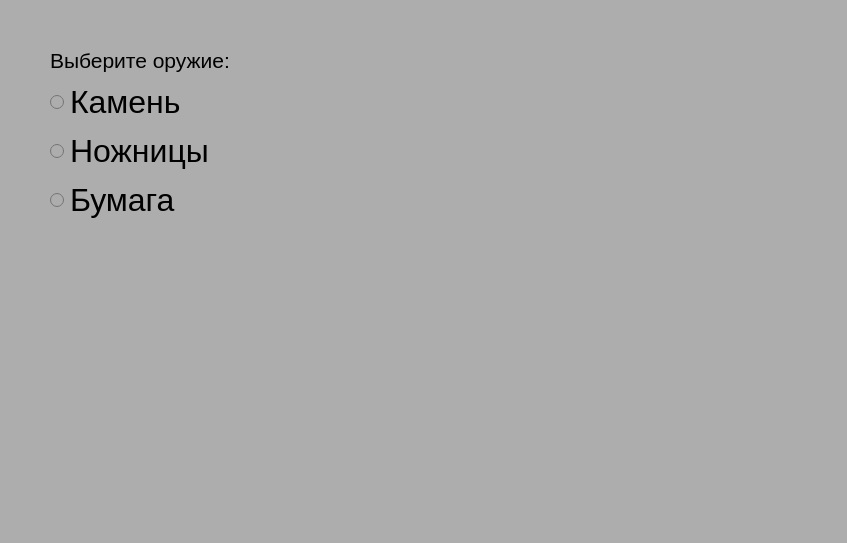
<?xml version="1.0" encoding="UTF-8"?>
<ui version="4.0">
 <class>MainWindow</class>
 <widget class="QMainWindow" name="MainWindow">
  <property name="geometry">
   <rect>
    <x>0</x>
    <y>0</y>
    <width>847</width>
    <height>543</height>
   </rect>
  </property>
  <property name="windowTitle">
   <string>MainWindow</string>
  </property>
  <property name="styleSheet">
   <string notr="true">background-color: rgb(173, 173, 173);</string>
  </property>
  <widget class="QWidget" name="centralwidget">
   <widget class="QWidget" name="verticalLayoutWidget">
    <property name="geometry">
     <rect>
      <x>50</x>
      <y>80</y>
      <width>163</width>
      <height>143</height>
     </rect>
    </property>
    <layout class="QVBoxLayout" name="verticalLayout">
     <item>
      <widget class="QRadioButton" name="radioButtonRock">
       <property name="font">
        <font>
         <pointsize>24</pointsize>
        </font>
       </property>
       <property name="text">
        <string>Камень</string>
       </property>
      </widget>
     </item>
     <item>
      <widget class="QRadioButton" name="radioButtonScissors">
       <property name="font">
        <font>
         <pointsize>24</pointsize>
        </font>
       </property>
       <property name="text">
        <string>Ножницы</string>
       </property>
      </widget>
     </item>
     <item>
      <widget class="QRadioButton" name="radioButtonPaper">
       <property name="font">
        <font>
         <pointsize>24</pointsize>
        </font>
       </property>
       <property name="text">
        <string>Бумага</string>
       </property>
      </widget>
     </item>
    </layout>
   </widget>
   <widget class="QLabel" name="label">
    <property name="geometry">
     <rect>
      <x>50</x>
      <y>40</y>
      <width>191</width>
      <height>41</height>
     </rect>
    </property>
    <property name="font">
     <font>
      <pointsize>16</pointsize>
     </font>
    </property>
    <property name="text">
     <string>Выберите оружие:</string>
    </property>
   </widget>
  </widget>
  <widget class="QMenuBar" name="menubar">
   <property name="geometry">
    <rect>
     <x>0</x>
     <y>0</y>
     <width>847</width>
     <height>21</height>
    </rect>
   </property>
  </widget>
  <widget class="QStatusBar" name="statusbar"/>
 </widget>
 <resources/>
 <connections/>
</ui>
